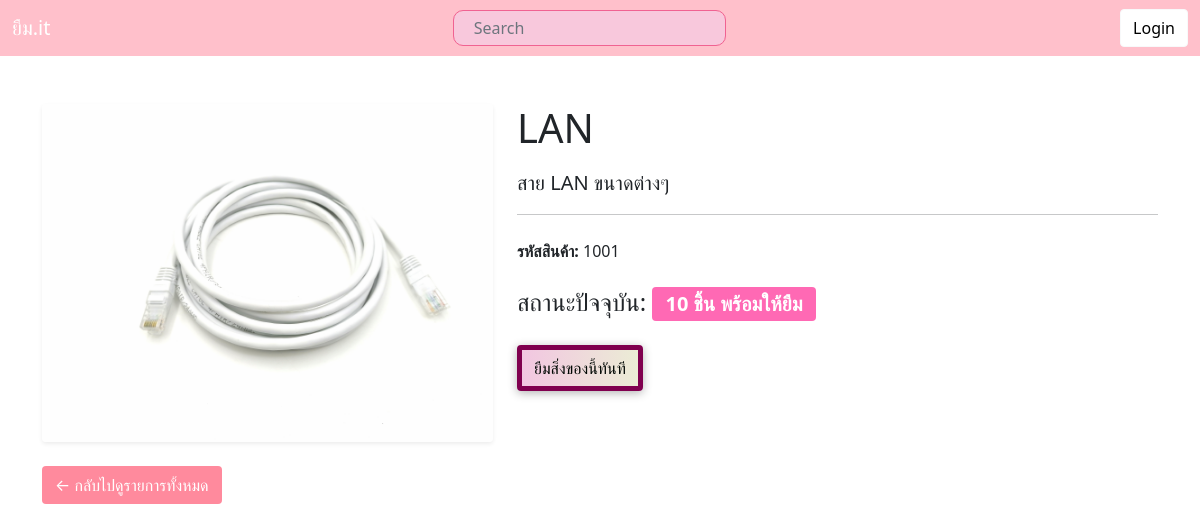
Screenshot of /item/1/ with the database file from the repository.
### myapp/models.py (models this page shows, shortened)
class Item(models.Model):
    category = models.ForeignKey(
        Category,
        on_delete=models.SET_NULL,
        null = True,
        blank = True
    )
    name = models.CharField(max_length=200,verbose_name= "ชื่อของ")
    description = models.TextField(blank=True,verbose_name="รายละเอียด")
    serial_number = models.CharField(max_length=100 ,unique=True , verbose_name="รหัส")
    total_stock = models.IntegerField(default=1,verbose_name = "จำนวนรวม")
    image = models.ImageField(upload_to='item_images/',blank=True, null=True)
    class Meta:
        verbose_name = "สิ่งของ"
        verbose_name_plural = "สิ่งของ"

### myapp/views.py (the view)
# urls.py: path('item/<int:item_id>/', views.item_detail ,name='item_detail')
def item_detail(request,item_id):
    item = get_object_or_404(Item, id = item_id)
    return render(request, "item_detail.html",{'item': item})

### myapp/templates/item_detail.html
{% extends 'base.html' %}
{% block content %}
<div class="row mt-5">
    <div class="col-md-5">
        {% if item.image %}
            <img src="{{ item.image.url }}" class="img-fluid rounded shadow-sm mb-4" alt="{{ item.name }}" style="max-height: 400px; object-fit: cover;">
        {% else %}
            <div class="alert alert-light text-center border mb-4">
                <p class="mb-0">ไม่มีรูปภาพอุปกรณ์</p>
            </div>
        {% endif %}
    </div>
    <div class="col-md-7">
        <h1 class="mb-3">{{ item.name }}</h1>
        <p class="lead mb-3">{{ item.description }}</p>
        <hr class="mb-4">
        <p class="mb-3"><strong>รหัสสินค้า:</strong> {{ item.serial_number }}</p>
        <h4 class="mt-4 mb-4">
            สถานะปัจจุบัน:
            {% if item.total_stock > 0 %}
                <span class="badge bg-pink fs-5">{{ item.total_stock }} ชิ้น พร้อมให้ยืม</span>
            {% else %}
                <span class="badge bg-danger fs-5">ไม่ว่างให้ยืม</span>
            {% endif %}
        </h4>
        <div class="mt-4 mb-4">
            {% if item.total_stock > 0 %}
                <a href="{% url 'create_borrow_request' item.id %}" class="btn button-borrow">
                    ยืมสิ่งของนี้ทันที
                </a>
            {% else %}
                <button class="btn btn-secondary btn-lg" disabled>
                    สินค้าหมดชั่วคราว
                </button>
            {% endif %}
        </div>
    </div>
</div>
<a href="{% url 'index' %}" class="btn index-outline-light">
    &larr; กลับไปดูรายการทั้งหมด
</a>
{% endblock %}

### static/style.css (style rules this page uses)
.index-outline-light { background-color: #FF8A9D; color: white; }
.button-borrow { background: linear-gradient(90deg, #f2c6e1, #ebecd5); color: #000804; box-shadow: 0 2px 10px rgba(0,0,0,0.3); border-width: 5px; border-color: #80004f; }
.bg-pink { background-color: #FF69B4 !important; color: white; }

### rows the page displays
Item: image (picture), name "LAN", description "สาย LAN ขนาดต่างๆ", serial_number "1001", total_stock "10"
